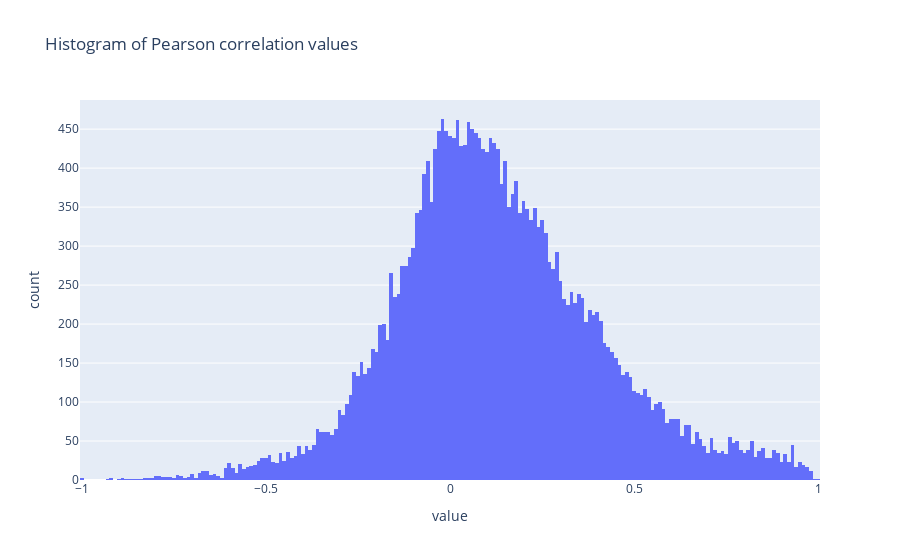
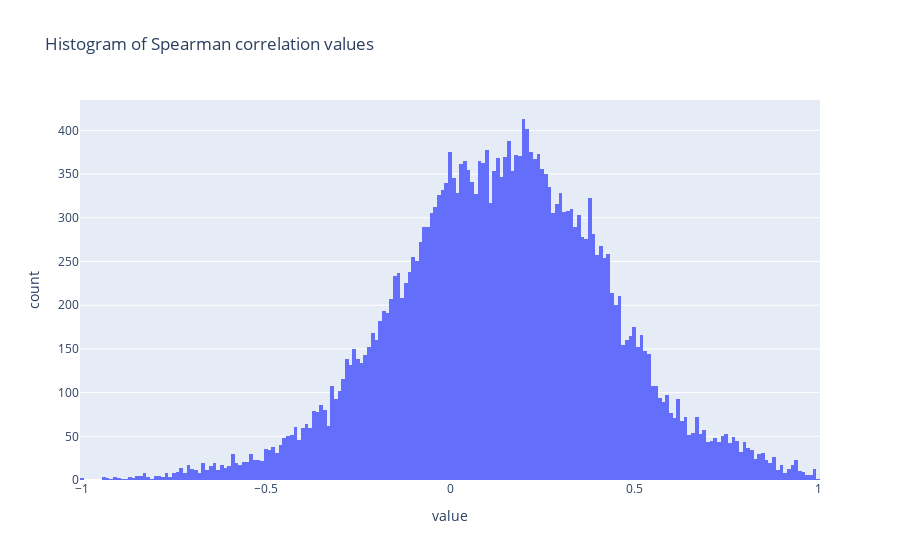

Notebook source saved alongside these figures, in order:
### Markdown cell above
There's a lot going on here due to the sheer number of columns, but we can definitely see plenty of dark blue and yellow indicating there is correlation to be found. The blocks in the bottom right are from the time series data which makes sense that they are correlated. Let's take a look at the distribution of these correlation coefficients to see how strong some of them are.

### Code cell
# Flatten correlation matrix
# Note: only need to count up to the ith element in each row since matrix is symmetric with 1s along the 
#       diagonal which we can exclude (as they offer no insight)
corr_vals = [item for i, row in enumerate(correlation_mat.values.tolist()) for item in row[:i]]
spearman_vals = [item for i, row in enumerate(spearman_mat.values.tolist()) for item in row[:i]]

# Histogram of correlation values to determine what the correlation looks like
# This could be better as a density but I find it more informative as a count
fig = px.histogram(
    corr_vals,
    title='Histogram of Pearson correlation values'
)

fig.update_layout(showlegend=False)
fig.show()

fig = px.histogram(
    spearman_vals,
    title='Histogram of Spearman correlation values',
)

fig.update_layout(showlegend=False)
fig.show()

# This can probably go but I was just interested in seeing the counts
n = 10
for i in range(n):
    lower, upper = 2*i/n - 1, 2*(i+1)/n - 1
    # Print number of pairs in different correlation bands for extra context
    print(
        f"Number of pairs with Pearson correlation in [{lower:0.2f}, {upper:0.2f}): {len([v for v in corr_vals if lower <= v < upper])}".ljust(70) +\
        f"Number of pairs with Spearman correlation in [{lower:0.2f}, {upper:0.2f}): {len([v for v in spearman_vals if lower <= v < upper])}"
    )

print("-"*140)
    
# Just to make sure there are none perfectly correlated
print(
    f"Number of pairs with Pearson correlation == {-1:0.2f}: {len([v for v in corr_vals if v == -1])}".ljust(70) +\
    f"Number of pairs with Spearman correlation == {-1:0.2f}: {len([v for v in spearman_vals if v == -1])}"
)

print(
    f"Number of pairs with Pearson correlation == {1:0.2f}: {len([v for v in corr_vals if v == 1])}".ljust(70) +\
    f"Number of pairs with Spearman correlation == {1:0.2f}: {len([v for v in spearman_vals if v == 1])}"
)

### Figure 1 — Plotly figure (JSON) as saved in the notebook; plotly's stock layout.template omitted (floating-point values rounded to 4 significant figures; data arrays with more than 128 entries replaced by an {"elided": "..."} marker saying what was removed)
{"data": [{"alignmentgroup": "True", "bingroup": "x", "hovertemplate": "variable=0<br>value=%{x}<br>count=%{y}<extra></extra>", "legendgroup": "0", "marker": {"color": "#636efa", "pattern": {"shape": ""}}, "name": "0", "offsetgroup": "0", "orientation": "v", "showlegend": true, "type": "histogram", "x": {"elided": "26796 float values"}, "xaxis": "x", "yaxis": "y"}], "layout": {"autosize": true, "barmode": "relative", "legend": {"title": {"text": "variable"}, "tracegroupgap": 0}, "showlegend": false, "title": {"text": "Histogram of Pearson correlation values"}, "xaxis": {"anchor": "y", "autorange": true, "domain": [0, 1], "range": [-1.005, 1.005], "title": {"text": "value"}, "type": "linear"}, "yaxis": {"anchor": "x", "autorange": true, "domain": [0, 1], "range": [0, 487.4], "title": {"text": "count"}}}}

### Figure 2 — Plotly figure (JSON) as saved in the notebook; plotly's stock layout.template omitted (floating-point values rounded to 4 significant figures; data arrays with more than 128 entries replaced by an {"elided": "..."} marker saying what was removed)
{"data": [{"alignmentgroup": "True", "bingroup": "x", "hovertemplate": "variable=0<br>value=%{x}<br>count=%{y}<extra></extra>", "legendgroup": "0", "marker": {"color": "#636efa", "pattern": {"shape": ""}}, "name": "0", "offsetgroup": "0", "orientation": "v", "showlegend": true, "type": "histogram", "x": {"elided": "26796 float values"}, "xaxis": "x", "yaxis": "y"}], "layout": {"autosize": true, "barmode": "relative", "legend": {"title": {"text": "variable"}, "tracegroupgap": 0}, "showlegend": false, "title": {"text": "Histogram of Spearman correlation values"}, "xaxis": {"anchor": "y", "autorange": true, "domain": [0, 1], "range": [-1.005, 1.005], "title": {"text": "value"}, "type": "linear"}, "yaxis": {"anchor": "x", "autorange": true, "domain": [0, 1], "range": [0, 434.7], "title": {"text": "count"}}}}
